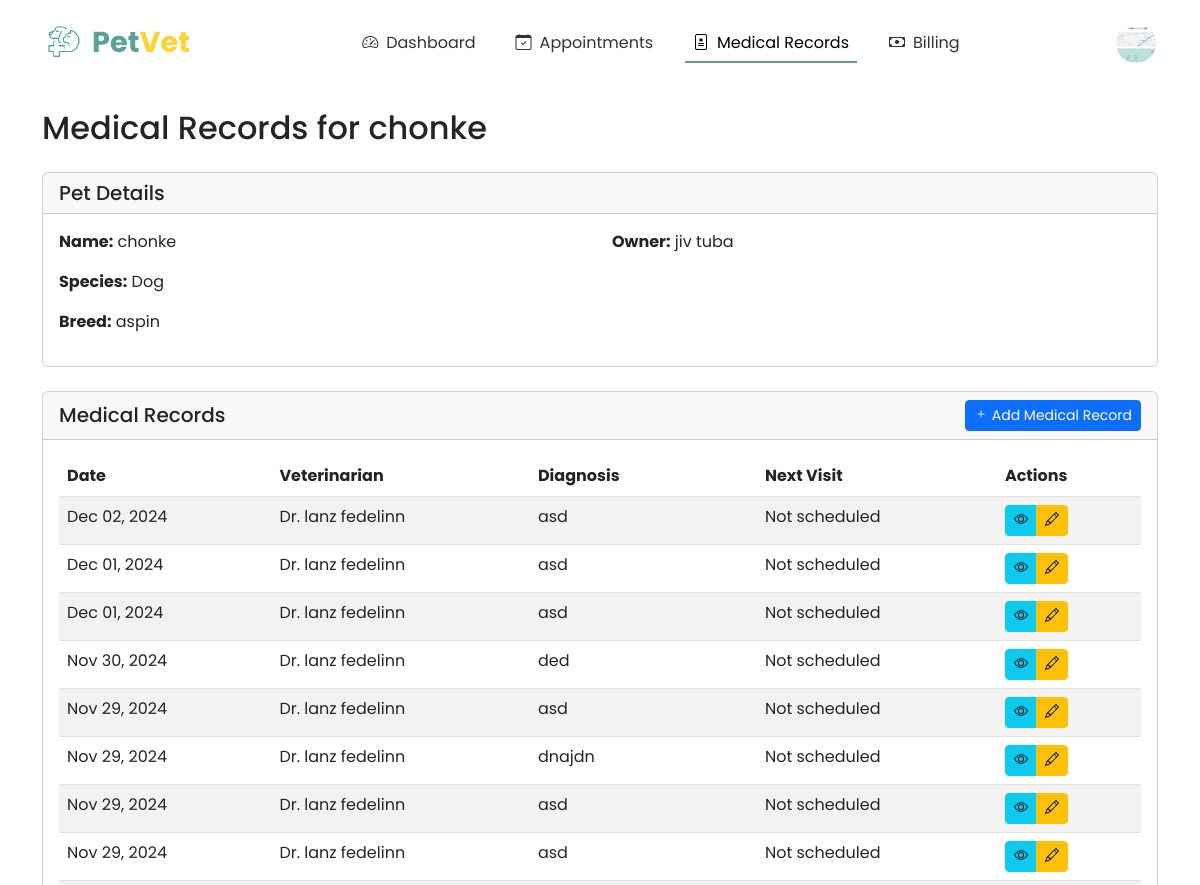
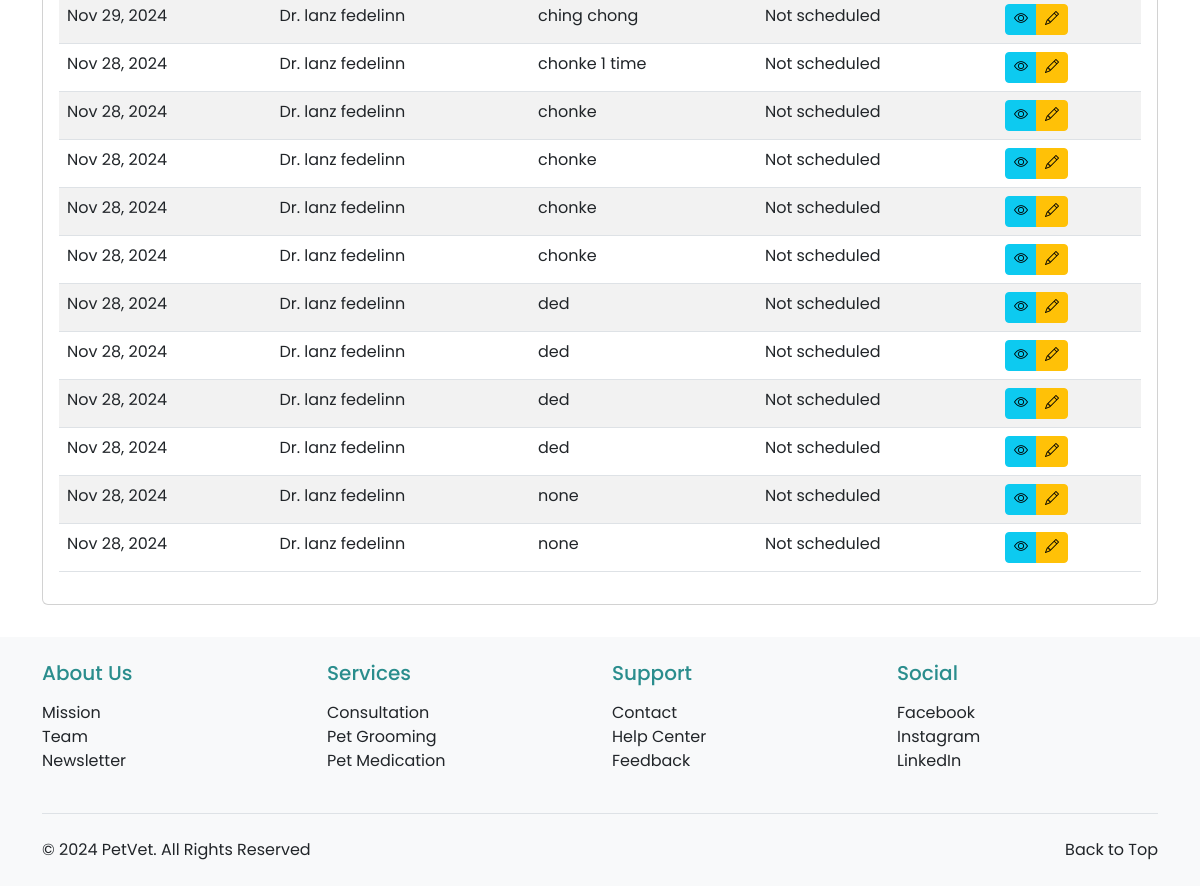
/vet/medical-records/pet/PETID1/ (signed in), run on the app's committed database (2 pictures, top to bottom).
### registration_login/models.py (models this page shows, shortened)
class Profile(models.Model):
    PAYMENT_CHOICES = [
        ('CASH', 'Cash'),
        ('CARD', 'Credit/Debit Card'),
        ('GCASH', 'GCash'),
        ('MAYA', 'Maya'),
    ]
    ROLE_CHOICES = [
        ('OWNER', 'Pet Owner'),
        ('VET', 'Veterinarian'),
    ]
    user = models.OneToOneField(User, on_delete=models.CASCADE, primary_key=True)
    profile_picture = models.ImageField(upload_to='profile_pics/', default='profile_pics/profile.png')
    first_name = models.CharField(max_length=50)
    last_name = models.CharField(max_length=50)
    address = models.CharField(max_length=200, blank=True, null=True)
    contact_number = models.CharField(max_length=15, blank=True, null=True)
    preferred_payment = models.CharField(max_length=10, choices=PAYMENT_CHOICES, default='CASH')
    card_number = models.CharField(max_length=16, blank=True, null=True)
    card_expiry = models.CharField(max_length=5, blank=True, null=True)
    ewallet_number = models.CharField(max_length=15, blank=True, null=True)
    role = models.CharField(max_length=10, choices=ROLE_CHOICES, default='OWNER')
    phone_number = models.CharField(max_length=20, null=True, blank=True)
    created_at = models.DateTimeField(auto_now_add=True)
    updated_at = models.DateTimeField(auto_now=True)

### pet_registration/models.py (models this page shows, shortened)
class Pet(models.Model):
    owner = models.ForeignKey(User, on_delete=models.CASCADE, related_name='pets')
    pet_id = models.CharField(max_length=20, unique=True)
    pet_name = models.CharField(max_length=50)
    breed = models.CharField(max_length=50)
    species = models.CharField(max_length=50)
    sex = models.CharField(max_length=10, choices=[('Male', 'Male'), ('Female', 'Female'), ('Unknown', 'Unknown')])
    weight = models.DecimalField(max_digits=5, decimal_places=2)
    birthday = models.DateField()
    pet_description = models.TextField(blank=True, null=True)
    image_url = models.ImageField(upload_to='pet_images/', blank=True, null=True)
    primary_veterinarian = models.ForeignKey('veterinarians.VeterinarianProfile',
        on_delete=models.SET_NULL,
        null=True,
        blank=True,
        related_name='primary_pets'
    )

### veterinarians/models.py (models this page shows, shortened)
class MedicalRecord(models.Model):
    pet = models.ForeignKey(Pet, on_delete=models.CASCADE, related_name='medical_records')
    veterinarian = models.ForeignKey(VeterinarianProfile, on_delete=models.CASCADE)
    date = models.DateTimeField(auto_now_add=True)
    diagnosis = models.TextField()
    treatment = models.ForeignKey(Treatment, on_delete=models.SET_NULL, null=True, blank=True)
    notes = models.TextField(blank=True)
    next_visit_date = models.DateField(null=True, blank=True)

class VeterinarianProfile(models.Model):
    profile = models.OneToOneField(Profile, on_delete=models.CASCADE)
    specialization = models.CharField(max_length=100, default="General Veterinary Medicine")
    license_number = models.CharField(max_length=50, unique=True, null=True, blank=True)
    years_of_experience = models.PositiveIntegerField(default=0)
    bio = models.TextField(blank=True)
    available_days = models.CharField(max_length=200, help_text="Comma-separated list of available days", default="Monday,Tuesday,Wednesday,Thursday,Friday")
    consultation_fee = models.DecimalField(max_digits=10, decimal_places=2, default=Decimal('50.00'))

### veterinarians/views.py (the view)
# urls.py: path('medical-records/pet/<str:pet_id>/', views.pet_medical_records, name='pet_medical_records'),
@login_required
@user_passes_test(is_veterinarian)
def pet_medical_records(request, pet_id):
    if pet_id.startswith('PETID'):
        pet_id = pet_id.replace('PETID', '')
    try:
        pet = get_object_or_404(Pet, pet_id=f"PETID{pet_id}")
    except ValueError:
        messages.error(request, 'Invalid pet ID.')
        return redirect('veterinarians:medical_records_list')
    try:
        vet_profile = VeterinarianProfile.objects.get(profile=request.user.profile)
    except VeterinarianProfile.DoesNotExist:
        messages.error(request, 'Veterinarian profile not found.')
        return redirect('veterinarians:dashboard')
    records = MedicalRecord.objects.filter(
        pet=pet,
        veterinarian=vet_profile
    ).order_by('-date')
    context = {
        'pet': pet,
        'records': records
    }
    return render(request, 'veterinarians/pet_medical_records.html', context)

### veterinarians/views.py (called while the page is built)
def is_veterinarian(user):
    return user.profile.role == 'VET'

### veterinarians/templates/veterinarians/pet_medical_records.html (shortened to what this page needs)
{% extends 'base.html' %}
{% load crispy_forms_tags %}
{% block nav_medical_records %}active{% endblock %}
{% block content %}
<div class="container mt-4">
    <div class="row">
        <div class="col-md-12">
            <h2 class="mb-4">Medical Records for {{ pet.pet_name }}</h2>
            <div class="card mb-4">
                <div class="card-header">
                    <h5 class="card-title mb-0">Pet Details</h5>
                </div>
                <div class="card-body">
                    <div class="row">
                        <div class="col-md-6">
                            <p><strong>Name:</strong> {{ pet.pet_name }}</p>
                            <p><strong>Species:</strong> {{ pet.species }}</p>
                            <p><strong>Breed:</strong> {{ pet.breed }}</p>
                        </div>
                        <div class="col-md-6">
                            <p><strong>Owner:</strong> {{ pet.owner.first_name }} {{ pet.owner.last_name }}</p>
                        </div>
                    </div>
                </div>
            </div>
            <div class="card">
                <div class="card-header d-flex justify-content-between align-items-center">
                    <h5 class="card-title mb-0">Medical Records</h5>
                    <a href="{% url 'veterinarians:add_medical_record' pet_id=pet.pet_id %}" class="btn btn-primary btn-sm">
                        <i class="bi bi-plus"></i> Add Medical Record
                    </a>
                </div>
                <div class="card-body">
                    {% if records %}
                        <div class="table-responsive">
                            <table class="table table-striped table-hover">
                                <thead>
                                    <tr>
                                        <th>Date</th>
                                        <th>Veterinarian</th>
                                        <th>Diagnosis</th>
                                        <th>Next Visit</th>
                                        <th>Actions</th>
                                    </tr>
                                </thead>
                                <tbody>
                                    {% for record in records %}
                                    <tr>
                                        <td>{{ record.date|date:"M d, Y" }}</td>
                                        <td>Dr. {{ record.veterinarian.profile.first_name }} {{ record.veterinarian.profile.last_name }}</td>
                                        <td>{{ record.diagnosis|default:"No diagnosis" }}</td>
                                        <td>
                                            {% if record.next_visit_date %}
                                                {{ record.next_visit_date|date:"M d, Y" }}
                                            {% else %}
                                                Not scheduled
                                            {% endif %}
                                        </td>
                                        <td>
                                            <div class="btn-group" role="group">
                                                <a href="{% url 'veterinarians:medical_record_detail' record_id=record.id %}" class="btn btn-info btn-sm" title="View Details">
                                                    <i class="bi bi-eye"></i>
                                                </a>
                                                <a href="{% url 'veterinarians:edit_medical_record' record_id=record.id %}" class="btn btn-warning btn-sm" title="Edit Record">
                                                    <i class="bi bi-pencil"></i>
                                                </a>
                                            </div>
                                        </td>
                                    </tr>
                                    {% endfor %}
                                </tbody>
                            </table>
                        </div>
                    {% else %}
                        <div class="alert alert-info" role="alert">
                            No medical records found for this pet.
                        </div>
                    {% endif %}
                </div>
            </div>
        </div>
    </div>
</div>
{% endblock %}

### appointments/templates/base.html (shortened to what this page needs)
<!DOCTYPE html>
<html lang="en">
<head>
    {% load static %}
    <link href="https://cdn.jsdelivr.net/npm/bootstrap@5.3.0/dist/css/bootstrap.min.css" rel="stylesheet">
    <link rel="stylesheet" href="https://cdn.jsdelivr.net/npm/bootstrap-icons@1.11.2/font/bootstrap-icons.css">
</head>
<body>
    <nav class="navbar navbar-expand-lg navbar-light bg-white">
        <div class="container-fluid">
            <a class="navbar-brand d-flex align-items-center" href="{% url 'homepage:index' %}">
                <img src="{% static 'images/toplogo.png' %}" alt="PetVet Logo" class="me-2">
                <span class="logo-text">
                    <span class="logo-text-pet">Pet</span><span class="logo-text-vet">Vet</span>
                </span>
            </a>
            <div class="collapse navbar-collapse justify-content-center" id="navbarNav">
                <ul class="navbar-nav">
                    {% if user.is_authenticated %}
                        {% if user.profile.role == 'VET' %}
                            <li class="nav-item">
                                <a class="nav-link {% block nav_dashboard %}{% endblock %}" href="{% url 'veterinarians:dashboard' %}">
                                    <i class="bi bi-speedometer2 nav-icon"></i>Dashboard
                                </a>
                            </li>
                            <li class="nav-item">
                                <a class="nav-link {% block nav_appointments %}{% endblock %}" href="{% url 'veterinarians:appointment_list' %}">
                                    <i class="bi bi-calendar-check nav-icon"></i>Appointments
                                </a>
                            </li>
                            <li class="nav-item">
                                <a class="nav-link {% block nav_medical_records %}{% endblock %}" href="{% url 'veterinarians:medical_records_list' %}">
                                    <i class="bi bi-file-medical nav-icon"></i>Medical Records
                                </a>
                            </li>
                            <li class="nav-item">
                                <a class="nav-link {% block nav_billing %}{% endblock %}" href="{% url 'veterinarians:billing_management' %}">
                                    <i class="bi bi-cash nav-icon"></i>Billing
                                </a>
                            </li>
                        {% endif %}
                    {% endif %}
                </ul>
            </div>
            <div class="d-flex align-items-center">
                {% if user.is_authenticated %}
                    <div class="dropdown">
                        <img src="{{ user.profile.profile_picture.url }}" alt="Profile" class="profile-image" role="button" data-bs-toggle="dropdown" aria-expanded="false">
                    </div>
                {% else %}
                    <a href="{% url 'registration_login:my_login' %}" class="btn btn-auth-primary me-2">Login</a>
                    <a href="{% url 'registration_login:register' %}" class="btn btn-auth-outline">Register</a>
                {% endif %}
            </div>
        </div>
    </nav>
    <main>
        {% block content %}{% endblock %}
    </main>
    <footer class="bg-light py-4">
        <div class="container">
            <div class="row g-4">
                <div class="col-lg-3 col-md-6">
                    <h5 class="mb-3" style="color: #2A8D8D;">About Us</h5>
                    <ul class="list-unstyled">
                        <li><a href="{% url 'homepage:about_us' %}#mission" class="text-decoration-none text-dark">Mission</a></li>
                        <li><a href="{% url 'homepage:about_us' %}#team" class="text-decoration-none text-dark">Team</a></li>
                        <li><a href="{% url 'homepage:about_us' %}#newsletter" class="text-decoration-none text-dark">Newsletter</a></li>
                    </ul>
                </div>
                <div class="col-lg-3 col-md-6">
                    <h5 class="mb-3" style="color: #2A8D8D;">Services</h5>
                    <ul class="list-unstyled">
                        <li><a href="{% url 'homepage:index' %}#services" class="text-decoration-none text-dark">Consultation</a></li>
                        <li><a href="{% url 'homepage:index' %}#services" class="text-decoration-none text-dark">Pet Grooming</a></li>
                        <li><a href="{% url 'homepage:index' %}#services" class="text-decoration-none text-dark">Pet Medication</a></li>
                    </ul>
                </div>
                <div class="col-lg-3 col-md-6">
                    <h5 class="mb-3" style="color: #2A8D8D;">Support</h5>
                    <ul class="list-unstyled">
                        <li><a href="{% url 'homepage:about_us' %}#contact" class="text-decoration-none text-dark">Contact</a></li>
                        <li><a href="{% url 'homepage:about_us' %}#help" class="text-decoration-none text-dark">Help Center</a></li>
                        <li><a href="{% url 'homepage:about_us' %}#feedback" class="text-decoration-none text-dark">Feedback</a></li>
                    </ul>
                </div>
                <div class="col-lg-3 col-md-6">
                    <h5 class="mb-3" style="color: #2A8D8D;">Social</h5>
                    <ul class="list-unstyled">
                        <li><a href="https://facebook.com" target="_blank" class="text-decoration-none text-dark">Facebook</a></li>
                        <li><a href="https://instagram.com" target="_blank" class="text-decoration-none text-dark">Instagram</a></li>
                        <li><a href="https://linkedin.com" target="_blank" class="text-decoration-none text-dark">LinkedIn</a></li>
                    </ul>
                </div>
            </div>
            <div class="border-top mt-4 pt-4">
                <div class="container px-0">
                    <div class="row">
                        <div class="col-md">
                            <p class="mb-0 text-dark">&copy; 2024 PetVet. All Rights Reserved</p>
                        </div>
                        <div class="col-md text-md-end">
                            <a href="#" class="text-decoration-none text-dark" id="back-to-top">Back to Top</a>
                        </div>
                    </div>
                </div>
            </div>
        </div>
    </footer>
</body>
</html>

### appointments/templates/base.html (style rules this page uses)
:root { --primary-color: #5BA199; --secondary-color: #FFD233; --light-cream: #FFF9EA; }
body { font-family: 'Poppins', sans-serif; min-height: 100vh; display: flex; flex-direction: column; }
main { min-height: 100vh; }
footer { margin-top: 2rem; }
.navbar { padding: 1rem 2rem; }
.navbar-brand img { height: 40px; }
.nav-link { color: #333; position: relative; padding: 0.5rem 1.5rem; margin: 0 0.5rem; }
.nav-link.active { color: var(--primary-color); }
.nav-link.active::after { content: ''; position: absolute; bottom: 0; left: 0; width: 100%; height: 2px; background-color: var(--primary-color); }
.navbar-nav { gap: 0.5rem; }
.profile-image { width: 40px; height: 40px; border-radius: 50%; object-fit: cover; cursor: pointer; }
.logo-text { font-size: 1.8rem; font-weight: 700; }
.logo-text-pet { color: var(--primary-color); }
.logo-text-vet { color: var(--secondary-color); }
.nav-icon { margin-right: 0.5rem; }

### data on the page
Pet: pet_name "chonke", species "Dog", breed "aspin", owner.first_name "jiv", owner.last_name "tuba"
MedicalRecord: date "Dec 02, 2024", veterinarian.profile.first_name "lanz", veterinarian.profile.last_name "fedelinn", diagnosis "asd", shows "Not scheduled"
MedicalRecord: date "Dec 01, 2024", veterinarian.profile.first_name "lanz", veterinarian.profile.last_name "fedelinn", diagnosis "asd", shows "Not scheduled"
MedicalRecord: date "Dec 01, 2024", veterinarian.profile.first_name "lanz", veterinarian.profile.last_name "fedelinn", diagnosis "asd", shows "Not scheduled"
MedicalRecord: date "Nov 30, 2024", veterinarian.profile.first_name "lanz", veterinarian.profile.last_name "fedelinn", diagnosis "ded", shows "Not scheduled"
MedicalRecord: date "Nov 29, 2024", veterinarian.profile.first_name "lanz", veterinarian.profile.last_name "fedelinn", diagnosis "asd", shows "Not scheduled"
MedicalRecord: date "Nov 29, 2024", veterinarian.profile.first_name "lanz", veterinarian.profile.last_name "fedelinn", diagnosis "dnajdn", shows "Not scheduled"
MedicalRecord: date "Nov 29, 2024", veterinarian.profile.first_name "lanz", veterinarian.profile.last_name "fedelinn", diagnosis "asd", shows "Not scheduled"
MedicalRecord: date "Nov 29, 2024", veterinarian.profile.first_name "lanz", veterinarian.profile.last_name "fedelinn", diagnosis "asd", shows "Not scheduled"
MedicalRecord: date "Nov 29, 2024", veterinarian.profile.first_name "lanz", veterinarian.profile.last_name "fedelinn", diagnosis "ching chong", shows "Not scheduled"
MedicalRecord: date "Nov 28, 2024", veterinarian.profile.first_name "lanz", veterinarian.profile.last_name "fedelinn", diagnosis "chonke 1 time", shows "Not scheduled"
MedicalRecord: date "Nov 28, 2024", veterinarian.profile.first_name "lanz", veterinarian.profile.last_name "fedelinn", diagnosis "chonke", shows "Not scheduled"
MedicalRecord: date "Nov 28, 2024", veterinarian.profile.first_name "lanz", veterinarian.profile.last_name "fedelinn", diagnosis "chonke", shows "Not scheduled"
MedicalRecord: date "Nov 28, 2024", veterinarian.profile.first_name "lanz", veterinarian.profile.last_name "fedelinn", diagnosis "chonke", shows "Not scheduled"
MedicalRecord: date "Nov 28, 2024", veterinarian.profile.first_name "lanz", veterinarian.profile.last_name "fedelinn", diagnosis "chonke", shows "Not scheduled"
MedicalRecord: date "Nov 28, 2024", veterinarian.profile.first_name "lanz", veterinarian.profile.last_name "fedelinn", diagnosis "ded", shows "Not scheduled"
MedicalRecord: date "Nov 28, 2024", veterinarian.profile.first_name "lanz", veterinarian.profile.last_name "fedelinn", diagnosis "ded", shows "Not scheduled"
MedicalRecord: date "Nov 28, 2024", veterinarian.profile.first_name "lanz", veterinarian.profile.last_name "fedelinn", diagnosis "ded", shows "Not scheduled"
MedicalRecord: date "Nov 28, 2024", veterinarian.profile.first_name "lanz", veterinarian.profile.last_name "fedelinn", diagnosis "ded", shows "Not scheduled"
MedicalRecord: date "Nov 28, 2024", veterinarian.profile.first_name "lanz", veterinarian.profile.last_name "fedelinn", diagnosis "none", shows "Not scheduled"
MedicalRecord: date "Nov 28, 2024", veterinarian.profile.first_name "lanz", veterinarian.profile.last_name "fedelinn", diagnosis "none", shows "Not scheduled"
